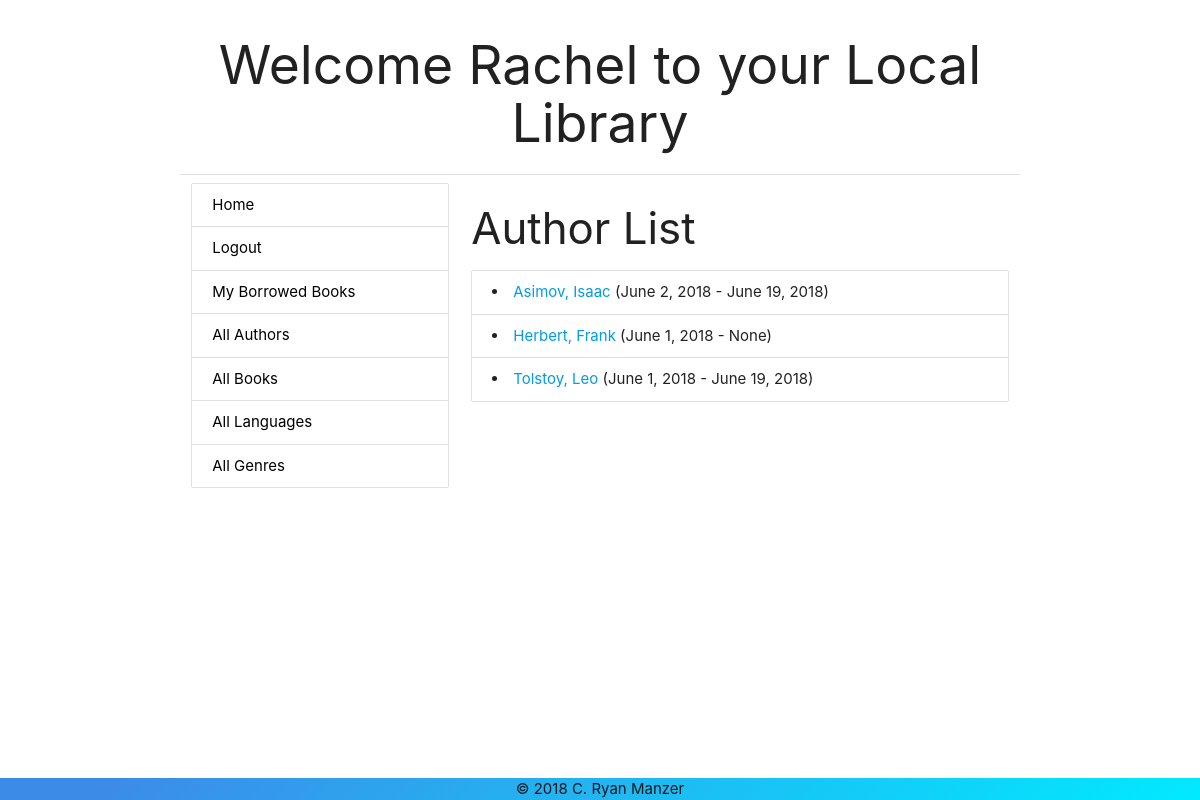
/catalog/author/ (signed in), run on the app's committed database.
### catalog/models.py (models this page shows, shortened)
class Author(models.Model):
    date_created = models.DateTimeField(auto_now_add=True)
    date_modified = models.DateTimeField(auto_now=True)
    created_by = models.ForeignKey('auth.User', related_name='authors_created', on_delete=models.SET_NULL, null=True)
    modified_by = models.ForeignKey('auth.User', related_name='authors_modified', on_delete=models.SET_NULL, null=True)
    first_name = models.CharField(max_length=100, blank=True, null=True, help_text='The first name of the author.')
    last_name = models.CharField(max_length=100, blank=True, db_index=True, null=True, help_text='The last name of the author.')
    date_of_birth = models.DateField(null=True, blank=True)
    date_of_death = models.DateField('Died', null=True, blank=True)
    slug = models.SlugField(max_length=50, db_index=True)
    class Meta:
      ordering = ['last_name', 'first_name']
    def get_absolute_url(self):
       return reverse('catalog:author-detail', kwargs={'id': str(self.id), 'slug': self.slug})

### catalog/views.py (the view)
# urls.py: path('author/', views.AuthorListView.as_view(), name='authors'),
class AuthorListView(LoginRequiredMixin, generic.ListView):
    model = Author
    paginate_by = 5

### catalog/templates/catalog/author_list.html
{% extends "catalog/base_index.html" %}
{% block content %}
    <h3>Author List</h3>
    {% for author in author_list %}
        {% if forloop.first %}
            <div class="collection">
        {% endif %}
        <li class="collection-item"><a href="{{author.get_absolute_url}}">{{author.last_name}}, {{author.first_name}}</a> ({{author.date_of_birth}} - {{author.date_of_death}})</li>
        {% if forloop.last %}
            </div>
        {% endif %}
    {% empty %}
        <h4>No Books!</h4>
        <div class="divider"> </div>
        <p>This is very sad.  What is a library without books?</p>
    {% endfor %}
{% endblock %}

### catalog/templates/catalog/base_index.html (shortened to what this page needs)
{% extends "catalog/base.html" %}
{% block body %}
<div class="container">
    <section class="center-align">
        <h2 class="">Welcome {% if user %}{{user.first_name}}{% endif %} to your Local Library</h2>
    </section>
    <div class="divider">
    </div>
    <div class="row">
        <div class="col s4 ">
            {% block sidebar %}
                <div class="collection ">
                    <a href="{% url 'catalog:index'%}" class="collection-item black-text ">Home</a>
                    {% if user.is_authenticated%}
                        <a class='collection-item black-text' href="{% url 'logout' %}">Logout</a>
                        <a class="collection-item black-text" href="{% url 'catalog:my-borrowed-books' %}">My Borrowed Books</a>
                    {% else %}
                        <a class='collection-item black-text' href="{% url 'login' %}">Login</a>
                    {% endif %}
                    <a href="{% url 'catalog:authors' %}" class="collection-item black-text"><span class=" badge">{{num_authors}}</span>All Authors</a>
                    <a href="{% url 'catalog:books' %}" class="collection-item black-text"><span class=" badge">{{num_books}}</span>All Books</a>
                    <a href="{% url 'catalog:languages' %}" class="collection-item black-text"><span class=" badge">{{num_languages}}</span>All Languages</a>
                    <a href="{% url 'catalog:genre-list' %}" class="collection-item black-text"><span class=" badge">{{num_genres}}</span>All Genres</a>
                </div>
            {% endblock %}
        </div>
        <div class="col s8">
            {% block content %}{% endblock %}
        </div>
    </div>
</div>
<footer class='gd-morebluer '>
    <span>© 2018 C. Ryan Manzer </span>
</footer>
{% endblock %}

### static/css/main.css (style rules this page uses)
footer { position: fixed; left: 0; bottom: 0; width: 100%; text-align: center; margin-top: 1em; }
.gd-morebluer { background-image: linear-gradient(135deg, #3C8CE7 10%, #00EAFF 100%); }

### data on the page
Author: last_name "Asimov", first_name "Isaac", date_of_birth "June 2, 2018", date_of_death "June 19, 2018"
Author: last_name "Herbert", first_name "Frank", date_of_birth "June 1, 2018", date_of_death "None"
Author: last_name "Tolstoy", first_name "Leo", date_of_birth "June 1, 2018", date_of_death "June 19, 2018"

### other printed values
{{ user.first_name }} "Rachel"
